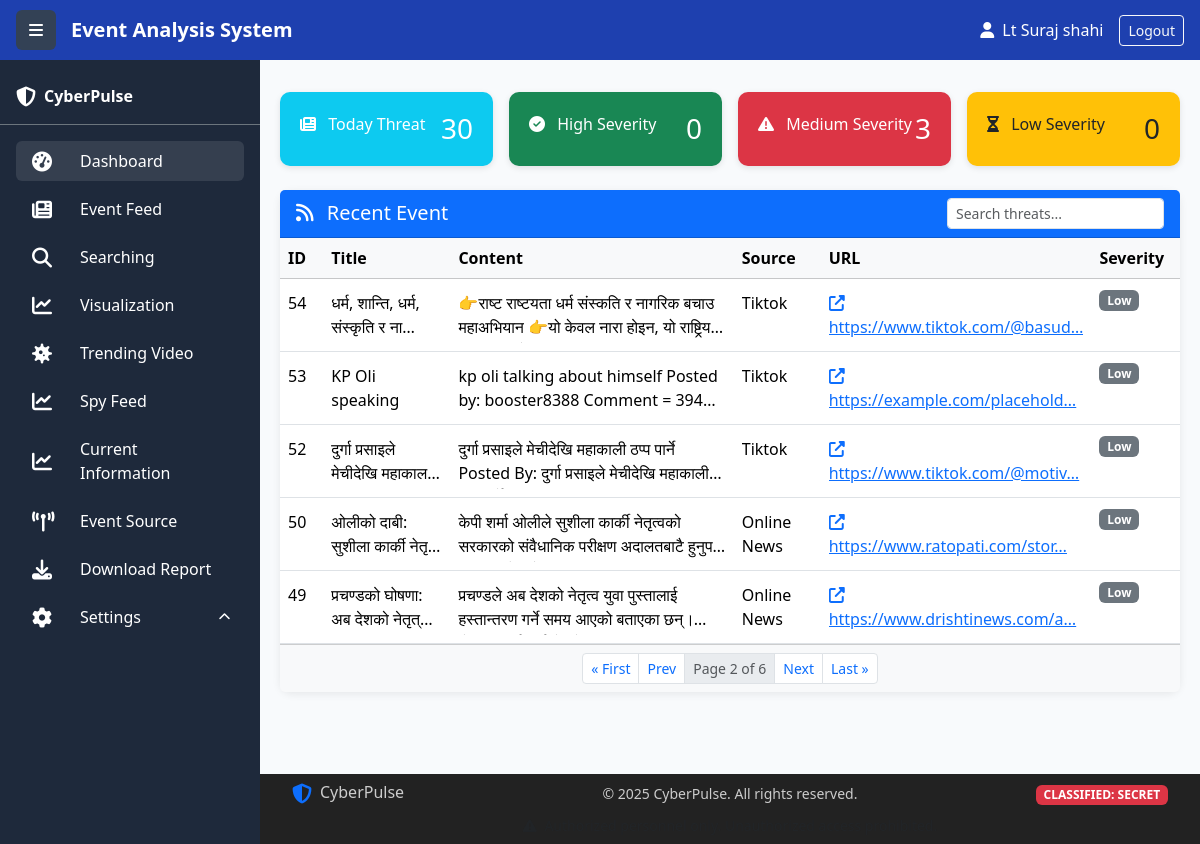
/dashboard/?page=2, run on the app's committed database.
### collect/models.py (models this page shows, shortened)
class ThreatAlert(models.Model):
    CATEGORY_CHOICES = [
        ('Genz', 'Genz'),
        ('Chapagau', 'Chapagau'),
        ('UML', 'UML'),
        ('Bhrikuti Mandav', 'Bhrikuti Mandav'),
        ('Samakoshi', 'Samakoshi'),
        ('PM', 'PM'),
        ('People', 'People'),
        ('Protest', 'Protest'),
        ('Disinformation', 'Disinformation / Fake News'),
        ('Army', 'Army'),
        ('Police', 'Police'),
        ('APF', 'APF'),
        ('NationalCyberCrime', 'National CyberCrime'),
        ('InternationalCyberCrime', 'International CyberCrime'),
        ('ElectionManipulation', 'Election Manipulation'),
        ('SocialEngineering', 'Social Engineering'),
        ('DataLeak', 'Data Leak'),
        ('Scam', 'Financial Scam'),
        ('Impersonation', 'Impersonation'),
        ('Malware', 'Malware / Infected Links'),
        ('Other', 'Other'),
    ]
    SEVERITY_CHOICES = [
        ('low', 'Low'),
        ('medium', 'Medium'),
        ('high', 'High'),
         ('critical', 'Critical'),
    ]
    title = models.CharField(max_length=300)
    image = models.ImageField(upload_to='threat_alerts/', blank=True, null=True)
    video = models.FileField(upload_to='threat_alerts/videos/', blank=True, null=True,
                           help_text="Upload video files")
    content = models.TextField()
    category = models.CharField(
        max_length=50,
        choices=CATEGORY_CHOICES,
        default='Other'
    )
    source = models.CharField(max_length=50, default='unknown')
    url = models.URLField(unique=True)
    severity = models.CharField(
        max_length=10,
        choices=SEVERITY_CHOICES,
        default='low'
    )
    timestamp = models.DateTimeField(auto_now_add=True)

### collect/views.py (the view)
# urls.py: path('dashboard/', views.dashboard, name='dashboard'),
def dashboard(request):
    user = request.user
    role_map = {2: 'Admin', 1: 'Analyst', 0: 'Viewer'}
    role_display = role_map.get(getattr(user, 'role', 0), 'Unknown')
    query = request.GET.get('q', '').strip()
    threats = ThreatAlert.objects.all().order_by('-timestamp')  # 🔸 Usually newest first
    if query:
        threats = threats.filter(
            Q(title__icontains=query) |
            Q(content__icontains=query) |
            Q(source__icontains=query)
        )
    total_threats = threats.count()
    high_severity = threats.filter(severity='high').count()
    medium_severity = threats.filter(severity='medium').count()
    low_severity = threats.filter(severity='low').count()
    paginator = Paginator(threats, 5)
    page_number = request.GET.get('page')
    threats_page = paginator.get_page(page_number)
    return render(request, 'dashboard.html', {
        'threats': threats_page,
        'total_threats': total_threats,
        'high_severity': high_severity,
        'medium_severity': medium_severity,
        'low_severity': low_severity,
        'role_display': role_display,
    })

### templates/dashboard.html (shortened to what this page needs)
{% extends "base.html" %}
{% block content %}
<div class="row g-3 mb-4">
  <div class="col-lg-3 col-md-6">
    <div class="info-box bg-info">
      <div class="d-flex justify-content-between align-items-start">
        <div><i class="fas fa-newspaper me-2"></i> Today Threat</div>
        <h3 class="mb-0">{{ total_threats }}</h3>
      </div>
    </div>
  </div>
  <div class="col-lg-3 col-md-6">
    <div class="info-box bg-success">
      <div class="d-flex justify-content-between align-items-start">
        <div><i class="fas fa-check-circle me-2"></i> High Severity</div>
        <h3 class="mb-0">{{ high_severity }}</h3>
      </div>
    </div>
  </div>
  <div class="col-lg-3 col-md-6">
    <div class="info-box bg-danger">
      <div class="d-flex justify-content-between align-items-start">
        <div><i class="fas fa-exclamation-triangle me-2"></i> Medium Severity</div>
        <h3 class="mb-0">{{ medium_severity }}</h3>
      </div>
    </div>
  </div>
  <div class="col-lg-3 col-md-6">
    <div class="info-box bg-warning text-dark">
      <div class="d-flex justify-content-between align-items-start">
        <div><i class="fas fa-hourglass-half me-2"></i> Low Severity</div>
        <h3 class="mb-0">{{ low_severity }}</h3>
      </div>
    </div>
  </div>
</div>
<div class="card border-0">
  <div class="card-header bg-primary text-white d-flex flex-column flex-md-row justify-content-md-between align-items-md-center gap-2">
    <h5 class="mb-0"><i class="fas fa-rss me-2"></i> Recent Event</h5>
    <div class="d-flex gap-2 w-25 w-md-auto">
      <input type="text" id="threatSearch" class="form-control form-control-sm" placeholder="Search threats...">
    </div>
  </div>
  <div class="card-body p-0">
    <div class="table-responsive">
      <table class="table table-hover mb-0" id="threatTable">
        <thead class="table-light">
          <tr>
            <th style="width: 5%;">ID</th>
            <th style="width: 15%;">Title</th>
            <th style="width: 35%;">Content</th>
            <th style="width: 10%;">Source</th>
            <th style="width: 25%;">URL</th>
            <th style="width: 10%;">Severity</th>
          </tr>
        </thead>
        <tbody>
          {% for threat in threats %}
          <tr>
            <td>
              <div class="expandable-cell"
                   data-full="{{ threat.id }}"
                   data-truncated="{{ threat.id }}">
                {{ threat.id }}
              </div>
            </td>
            <td>
              <div class="expandable-cell"
                   data-full="{{ threat.title }}"
                   data-truncated="{{ threat.title|truncatechars:30 }}">
                {{ threat.title|truncatechars:30 }}
              </div>
            </td>
            <td>
              <div class="expandable-cell"
                   data-full="{{ threat.content }}"
                   data-truncated="{{ threat.content|truncatewords:15 }}">
                {{ threat.content|truncatewords:15 }}
              </div>
            </td>
            <td>
              <div class="expandable-cell"
                   data-full="{{ threat.source }}"
                   data-truncated="{{ threat.source|truncatechars:20 }}">
                {{ threat.source|truncatechars:20 }}
              </div>
            </td>
            <td>
              {% if threat.url %}
                <a href="{{ threat.url }}" target="_blank" rel="noopener noreferrer" class="text-primary">
                  <div class="expandable-cell"
                       data-full="{{ threat.url }}"
                       data-truncated="{{ threat.url|truncatechars:30 }}">
                    <i class="fas fa-external-link-alt me-1"></i>
                    {{ threat.url|truncatechars:30 }}
                  </div>
                </a>
              {% else %}
                <span class="text-muted">—</span>
              {% endif %}
            </td>
            <td>
              {% if threat.severity == 'high' %}
                <span class="badge bg-danger">High</span>
              {% elif threat.severity == 'medium' %}
                <span class="badge bg-warning text-dark">Medium</span>
              {% else %}
                <span class="badge bg-secondary">Low</span>
              {% endif %}
            </td>
          </tr>
          {% empty %}
          <tr>
            <td colspan="6" class="text-center py-3">No threats found.</td>
          </tr>
          {% endfor %}
        </tbody>
      </table>
    </div>
    {% if threats.has_other_pages %}
      <div class="card-footer bg-light d-flex justify-content-center">
        <nav aria-label="Threat pagination">
          <ul class="pagination pagination-sm mb-0">
            {% if threats.has_previous %}
              <li class="page-item">
                <a class="page-link" href="?page=1{% if request.GET.q %}&q={{ request.GET.q }}{% endif %}">&laquo; First</a>
              </li>
              <li class="page-item">
                <a class="page-link" href="?page={{ threats.previous_page_number }}{% if request.GET.q %}&q={{ request.GET.q }}{% endif %}">Prev</a>
              </li>
            {% endif %}
            <li class="page-item disabled">
              <span class="page-link">Page {{ threats.number }} of {{ threats.paginator.num_pages }}</span>
            </li>
            {% if threats.has_next %}
              <li class="page-item">
                <a class="page-link" href="?page={{ threats.next_page_number }}{% if request.GET.q %}&q={{ request.GET.q }}{% endif %}">Next</a>
              </li>
              <li class="page-item">
                <a class="page-link" href="?page={{ threats.paginator.num_pages }}{% if request.GET.q %}&q={{ request.GET.q }}{% endif %}">Last &raquo;</a>
              </li>
            {% endif %}
          </ul>
        </nav>
      </div>
    {% endif %}
  </div>
</div>
{% endblock %}

### templates/base.html (style rules this page uses)
:root { --sidebar-width: 260px; --footer-height: 120px; }
body { margin: 0; background-color: #f8fafc; overflow-x: hidden; }
.info-box { border-radius: 10px; padding: 20px; color: white; box-shadow: 0 2px 6px rgba(0,0,0,0.1); margin-top: 24px; }
.card { border-radius: 12px; box-shadow: 0 2px 8px rgba(0,0,0,0.08); border: none; }

### templates/dashboard.html (style rules this page uses)
.expandable-cell { cursor: pointer; min-height: 30px; display: -webkit-box; -webkit-line-clamp: 2; -webkit-box-orient: vertical; overflow: hidden; text-overflow: ellipsis; position: relative; padding: 4px 0; line-clamp: 2; }

### data on the page
ThreatAlert: id "54", title "धर्म, शान्ति, धर्म, संस्कृति र ना…", content "👉राष्ट राष्टयता धर्म संस्कति र नागरिक बचाउ महाअभियान 👉यो केवल नारा होइन, यो…", source "Tiktok", url "https://www.tiktok.com/@basud…", severity "Low"
ThreatAlert: id "53", title "KP Oli speaking", content "kp oli talking about himself Posted by: booster8388 Comment =…", source "Tiktok", url "https://example.com/placehold…", severity "Low"
ThreatAlert: id "52", title "दुर्गा प्रसाइले मेचीदेखि महाकाल…", content "दुर्गा प्रसाइले मेचीदेखि महाकाली ठप्प पार्ने Posted By: दुर्गा प्रसाइले मेचीदेखि…", source "Tiktok", url "https://www.tiktok.com/@motiv…", severity "Low"
ThreatAlert: id "50", title "ओलीको दाबी: सुशीला कार्की नेतृ…", content "केपी शर्मा ओलीले सुशीला कार्की नेतृत्वको सरकारको संवैधानिक परीक्षण अदालतबाटै…", source "Online News", url "https://www.ratopati.com/stor…", severity "Low"
ThreatAlert: id "49", title "प्रचण्डको घोषणा: अब देशको नेतृत्…", content "प्रचण्डले अब देशको नेतृत्व युवा पुस्तालाई हस्तान्तरण गर्ने समय आएको बताएका…", source "Online News", url "https://www.drishtinews.com/a…", severity "Low"

### other printed values
{{ total_threats }} "30"
{{ high_severity }} "0"
{{ medium_severity }} "3"
{{ low_severity }} "0"
{{ threats.number }} "2"
{{ threats.paginator.num_pages }} "6"
